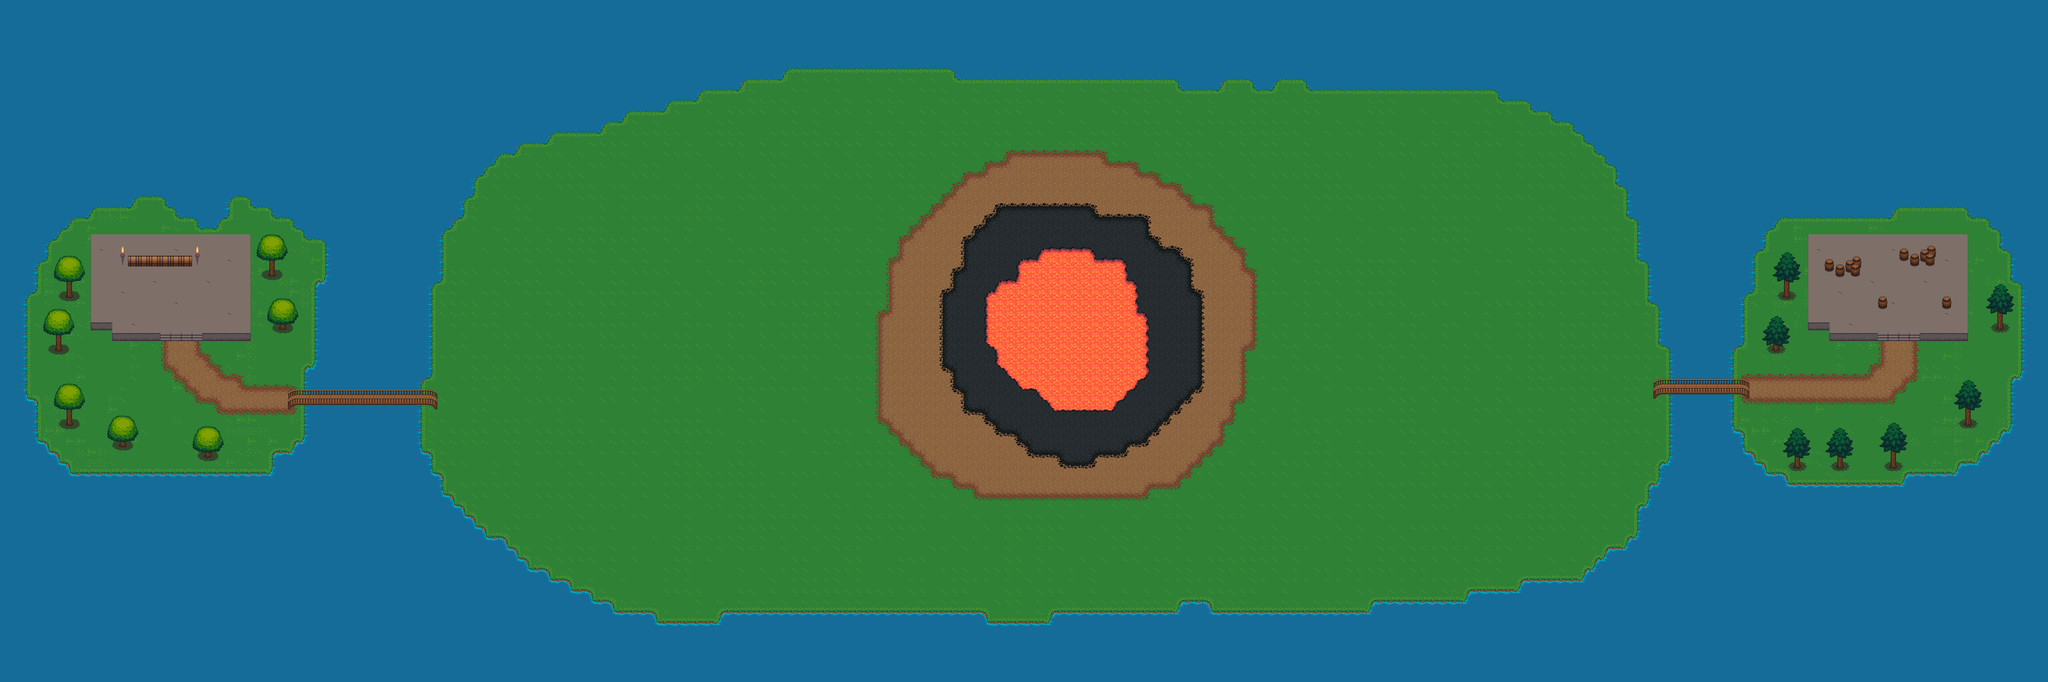

A 2D game scene composited from a Tiled map and its tileset images. What follows is a short description and the map's XML, with each tile layer's data collapsed to a summary:
An orthogonal 192x64 tile map with 32x32 px tiles, 11 tile layers (MainGroundLayer, Path, Water, Bridge, ...), 37 tilesets and 34 objects.

<map version="1.0" orientation="orthogonal" renderorder="left-up" width="192" height="64" tilewidth="32" tileheight="32" nextobjectid="1">
 <tileset firstgid="1" name="grass" tilewidth="32" tileheight="32" tilecount="18" columns="3">
  <image source="../../Art/tiles/grass.png" width="96" height="192" />
  <terraintypes>
   <terrain name="Grass1" tile="10" />
  </terraintypes>
  <tile id="1" terrain="0,0,0," />
  <tile id="2" terrain="0,0,,0" />
  <tile id="4" terrain="0,,0,0" />
  <tile id="5" terrain=",0,0,0" />
  <tile id="6" terrain=",,,0" />
  <tile id="7" terrain=",,0,0" />
  <tile id="8" terrain=",,0," />
  <tile id="9" terrain=",0,,0" />
  <tile id="10" terrain="0,0,0,0" />
  <tile id="11" terrain="0,,0," />
  <tile id="12" terrain=",0,," />
  <tile id="13" terrain="0,0,," />
  <tile id="14" terrain="0,,," />
 </tileset>
 <tileset firstgid="19" name="grassalt" tilewidth="32" tileheight="32" tilecount="18" columns="3">
  <image source="../../Art/tiles/grassalt.png" width="96" height="192" />
  <terraintypes>
   <terrain name="Grass2" tile="10" />
  </terraintypes>
  <tile id="1" terrain="0,0,0," />
  <tile id="2" terrain="0,0,,0" />
  <tile id="4" terrain="0,,0,0" />
  <tile id="5" terrain=",0,0,0" />
  <tile id="6" terrain=",,,0" />
  <tile id="7" terrain=",,0,0" />
  <tile id="8" terrain=",,0," />
  <tile id="9" terrain=",0,,0" />
  <tile id="10" terrain="0,0,0,0" />
  <tile id="11" terrain="0,,0," />
  <tile id="12" terrain=",0,," />
  <tile id="13" terrain="0,0,," />
  <tile id="14" terrain="0,,," />
 </tileset>
 <tileset firstgid="37" name="dirt" tilewidth="32" tileheight="32" tilecount="18" columns="3">
  <image source="../../Art/tiles/dirt.png" width="96" height="192" />
  <terraintypes>
   <terrain name="Dirt1" tile="10" />
  </terraintypes>
  <tile id="1" terrain="0,0,0," />
  <tile id="2" terrain="0,0,,0" />
  <tile id="4" terrain="0,,0,0" />
  <tile id="5" terrain=",0,0,0" />
  <tile id="6" terrain=",,,0" />
  <tile id="7" terrain=",,0,0" />
  <tile id="8" terrain=",,0," />
  <tile id="9" terrain=",0,,0" />
  <tile id="10" terrain="0,0,0,0" />
  <tile id="11" terrain="0,,0," />
  <tile id="12" terrain=",0,," />
  <tile id="13" terrain="0,0,," />
  <tile id="14" terrain="0,,," />
 </tileset>
 <tileset firstgid="55" name="dirt2" tilewidth="32" tileheight="32" tilecount="18" columns="3">
  <image source="../../Art/tiles/dirt2.png" width="96" height="192" />
  <terraintypes>
   <terrain name="Dirt2" tile="10" />
  </terraintypes>
  <tile id="1" terrain="0,0,0," />
  <tile id="2" terrain="0,0,,0" />
  <tile id="4" terrain="0,,0,0" />
  <tile id="5" terrain=",0,0,0" />
  <tile id="6" terrain=",,,0" />
  <tile id="7" terrain=",,0,0" />
  <tile id="8" terrain=",,0," />
  <tile id="9" terrain=",0,,0" />
  <tile id="10" terrain="0,0,0,0" />
  <tile id="11" terrain="0,,0," />
  <tile id="12" terrain=",0,," />
  <tile id="13" terrain="0,0,," />
  <tile id="14" terrain="0,,," />
 </tileset>
 <tileset firstgid="73" name="watergrass" tilewidth="32" tileheight="32" tilecount="18" columns="3">
  <image source="../../Art/tiles/watergrass.png" width="96" height="192" />
  <terraintypes>
   <terrain name="WaterGrass" tile="10" />
  </terraintypes>
  <tile id="1" terrain="0,0,0," />
  <tile id="2" terrain="0,0,,0" />
  <tile id="4" terrain="0,,0,0" />
  <tile id="5" terrain=",0,0,0" />
  <tile id="6" terrain=",,,0" />
  <tile id="7" terrain=",,0,0" />
  <tile id="8" terrain=",,0," />
  <tile id="9" terrain=",0,,0" />
  <tile id="10" terrain="0,0,0,0" />
  <tile id="11" terrain="0,,0," />
  <tile id="12" terrain=",0,," />
  <tile id="13" terrain="0,0,," />
  <tile id="14" terrain="0,,," />
 </tileset>
 <tileset firstgid="91" name="water" tilewidth="32" tileheight="32" tilecount="18" columns="3">
  <image source="../../Art/tiles/water.png" width="96" height="192" />
  <terraintypes>
   <terrain name="Water" tile="10" />
  </terraintypes>
  <tile id="1" terrain="0,0,0," />
  <tile id="2" terrain="0,0,,0" />
  <tile id="4" terrain="0,,0,0" />
  <tile id="5" terrain=",0,0,0" />
  <tile id="6" terrain=",,,0" />
  <tile id="7" terrain=",,0,0" />
  <tile id="8" terrain=",,0," />
  <tile id="9" terrain=",0,,0" />
  <tile id="10" terrain="0,0,0,0" />
  <tile id="11" terrain="0,,0," />
  <tile id="12" terrain=",0,," />
  <tile id="13" terrain="0,0,," />
  <tile id="14" terrain="0,,," />
 </tileset>
 <tileset firstgid="109" name="lavarock" tilewidth="32" tileheight="32" tilecount="18" columns="3">
  <image source="../../Art/tiles/lavarock.png" width="96" height="192" />
  <terraintypes>
   <terrain name="LavaRock" tile="10" />
  </terraintypes>
  <tile id="1" terrain="0,0,0," />
  <tile id="2" terrain="0,0,,0" />
  <tile id="4" terrain="0,,0,0" />
  <tile id="5" terrain=",0,0,0" />
  <tile id="6" terrain=",,,0" />
  <tile id="7" terrain=",,0,0" />
  <tile id="8" terrain=",,0," />
  <tile id="9" terrain=",0,,0" />
  <tile id="10" terrain="0,0,0,0" />
  <tile id="11" terrain="0,,0," />
  <tile id="12" terrain=",0,," />
  <tile id="13" terrain="0,0,," />
  <tile id="14" terrain="0,,," />
 </tileset>
 <tileset firstgid="127" name="lava" tilewidth="32" tileheight="32" tilecount="18" columns="3">
  <image source="../../Art/tiles/lava.png" width="96" height="192" />
  <terraintypes>
   <terrain name="Lava" tile="10" />
  </terraintypes>
  <tile id="1" terrain="0,0,0," />
  <tile id="2" terrain="0,0,,0">
   <objectgroup draworder="index">
    <object id="2" x="0" y="0">
     <polyline points="0,0 32,0 32,32 7.75,32 0,19 -0.25,-0.5" />
    </object>
   </objectgroup>
  </tile>
  <tile id="4" terrain="0,,0,0">
   <objectgroup draworder="index">
    <object id="1" x="0" y="0">
     <polyline points="0,0 0,32 32,32 32,9.75 23.25,0 0,0" />
    </object>
   </objectgroup>
  </tile>
  <tile id="5" terrain=",0,0,0">
   <objectgroup draworder="index">
    <object id="1" x="32" y="0">
     <polyline points="0,0 0,32 -32,32 -31.75,8.75 -22.75,0 0,0" />
    </object>
   </objectgroup>
  </tile>
  <tile id="6" terrain=",,,0">
   <objectgroup draworder="index">
    <object id="1" x="32" y="32">
     <polyline points="0,0 -22.5,-0.25 -0.25,-25 -0.25,-0.5" />
    </object>
   </objectgroup>
  </tile>
  <tile id="7" terrain=",,0,0">
   <objectgroup draworder="index">
    <object id="1" x="0" y="32">
     <polyline points="0,0 32,0 31.75,-25.75 0,-25.5 0,0" />
    </object>
   </objectgroup>
  </tile>
  <tile id="8" terrain=",,0,">
   <objectgroup draworder="index">
    <object id="1" x="0" y="32">
     <polyline points="0,0 24.5,-0.25 0,-25.75 0,0" />
    </object>
   </objectgroup>
  </tile>
  <tile id="9" terrain=",0,,0">
   <objectgroup draworder="index">
    <object id="1" x="32" y="0">
     <polyline points="0,0 0,32 -23,31.75 -23.25,0.25 0,0" />
    </object>
   </objectgroup>
  </tile>
  <tile id="10" terrain="0,0,0,0">
   <objectgroup draworder="index">
    <object id="1" x="0" y="0" width="32" height="32" />
   </objectgroup>
  </tile>
  <tile id="11" terrain="0,,0,">
   <objectgroup draworder="index">
    <object id="1" x="0" y="0">
     <polyline points="0,0 0,32 22.75,32.25 22.5,-0.75 0,0" />
    </object>
   </objectgroup>
  </tile>
  <tile id="12" terrain=",0,,">
   <objectgroup draworder="index">
    <object id="2" x="32" y="0">
     <polyline points="0,0 0,21 -23.25,0 0,0" />
    </object>
   </objectgroup>
  </tile>
  <tile id="13" terrain="0,0,,">
   <objectgroup draworder="index">
    <object id="1" x="0" y="0">
     <polyline points="0,0 32,0 32,19.75 0.25,19.5 0,0" />
    </object>
   </objectgroup>
  </tile>
  <tile id="14" terrain="0,,,">
   <objectgroup draworder="index">
    <object id="1" x="0" y="0">
     <polyline points="0,0 22.75,0 7,20.75 0,18 0,0" />
    </object>
   </objectgroup>
  </tile>
  <tile id="15">
   <objectgroup draworder="index">
    <object id="1" x="0" y="0" width="32" height="32" />
   </objectgroup>
  </tile>
  <tile id="16">
   <objectgroup draworder="index">
    <object id="1" x="0" y="0" width="32" height="32" />
   </objectgroup>
  </tile>
  <tile id="17">
   <objectgroup draworder="index">
    <object id="1" x="0" y="0" width="32" height="32" />
   </objectgroup>
  </tile>
 </tileset>
 <tileset firstgid="145" name="trunk" tilewidth="32" tileheight="32" tilecount="18" columns="6">
  <image source="../../Art/tiles/trunk.png" width="192" height="96" />
 </tileset>
 <tileset firstgid="163" name="treetop" tilewidth="32" tileheight="32" tilecount="42" columns="6">
  <image source="../../Art/tiles/treetop.png" width="192" height="224" />
 </tileset>
 <tileset firstgid="205" name="bridges" tilewidth="32" tileheight="32" tilecount="42" columns="6">
  <image source="../../Art/tiles/bridges.png" width="192" height="224" />
 </tileset>
 <tileset firstgid="247" name="buckets" tilewidth="32" tileheight="32" tilecount="6" columns="3">
  <image source="../../Art/tiles/buckets.png" width="96" height="64" />
 </tileset>
 <tileset firstgid="253" name="kitchen" tilewidth="32" tileheight="32" tilecount="8" columns="2">
  <image source="../../Art/tiles/kitchen.png" width="64" height="128" />
 </tileset>
 <tileset firstgid="261" name="cabinets" tilewidth="32" tileheight="32" tilecount="78" columns="6">
  <image source="../../Art/tiles/cabinets.png" width="192" height="416" />
 </tileset>
 <tileset firstgid="339" name="rock" tilewidth="32" tileheight="32" tilecount="2" columns="2">
  <image source="../../Art/tiles/rock.png" width="64" height="32" />
 </tileset>
 <tileset firstgid="341" name="barrel" tilewidth="32" tileheight="32" tilecount="8" columns="4">
  <image source="../../Art/tiles/barrel.png" width="128" height="64" />
 </tileset>
 <tileset firstgid="349" name="victoria" tilewidth="32" tileheight="32" tilecount="55" columns="11">
  <image source="../../Art/tiles/victoria.png" width="352" height="160" />
 </tileset>
 <tileset firstgid="404" name="castle_lightsources" tilewidth="32" tileheight="32" tilecount="20" columns="5">
  <image source="../../Art/tiles/castle_lightsources.png" width="160" height="128" />
 </tileset>
 <tileset firstgid="424" name="signs" tilewidth="32" tileheight="32" tilecount="6" columns="3">
  <image source="../../Art/tiles/signs.png" width="96" height="64" />
 </tileset>
 <tileset firstgid="430" name="brackish" tilewidth="32" tileheight="32" tilecount="18" columns="3">
  <image source="../../Art/tiles/brackish.png" width="96" height="192" />
 </tileset>
 <tileset firstgid="448" name="stairs" tilewidth="32" tileheight="32" tilecount="112" columns="8">
  <image source="../../Art/tiles/stairs.png" width="256" height="448" />
 </tileset>
 <tileset firstgid="560" name="mountains" tilewidth="32" tileheight="32" tilecount="108" columns="12">
  <image source="../../Art/tiles/mountains.png" width="384" height="288" />
 </tileset>
 <tileset firstgid="668" name="castle_outside" tilewidth="32" tileheight="32" tilecount="187" columns="17">
  <image source="../../Art/tiles/castle_outside.png" width="544" height="352" />
 </tileset>
 <tileset firstgid="855" name="castlefloors" tilewidth="32" tileheight="32" tilecount="100" columns="10">
  <image source="../../Art/tiles/castlefloors.png" width="320" height="320" />
 </tileset>
 <tileset firstgid="955" name="castlefloors_outside" tilewidth="32" tileheight="32" tilecount="20" columns="4">
  <image source="../../Art/tiles/castlefloors_outside.png" width="128" height="160" />
 </tileset>
 <tileset firstgid="975" name="castlewalls" tilewidth="32" tileheight="32" tilecount="180" columns="12">
  <image source="../../Art/tiles/castlewalls.png" width="384" height="480" />
 </tileset>
 <tileset firstgid="1155" name="cement" tilewidth="32" tileheight="32" tilecount="18" columns="3">
  <image source="../../Art/tiles/cement.png" width="96" height="192" />
  <terraintypes>
   <terrain name="Cement" tile="10" />
  </terraintypes>
  <tile id="1" terrain="0,0,0,">
   <objectgroup draworder="index">
    <object id="1" x="15.25" y="8" width="16.75" height="24" />
   </objectgroup>
  </tile>
  <tile id="2" terrain="0,0,,0">
   <objectgroup draworder="index">
    <object id="2" x="0" y="7.5" width="16.75" height="24.25" />
   </objectgroup>
  </tile>
  <tile id="3">
   <objectgroup draworder="index">
    <object id="1" x="0.5" y="7.25" width="31" height="24.25" />
   </objectgroup>
  </tile>
  <tile id="4" terrain="0,,0,0">
   <objectgroup draworder="index">
    <object id="1" x="14.9091" y="0.181818" width="1.09091" height="16.5455" />
    <object id="2" x="15.0909" y="15.8182" width="16.9091" height="1.45455" />
   </objectgroup>
  </tile>
  <tile id="5" terrain=",0,0,0">
   <objectgroup draworder="index">
    <object id="1" x="15.6364" y="0.181818" width="1.09091" height="16" />
    <object id="2" x="0" y="15.6364" width="16.9091" height="1.27273" />
   </objectgroup>
  </tile>
  <tile id="6" terrain=",,,0">
   <objectgroup draworder="index">
    <object id="1" x="15.75" y="0.5" width="1.5" height="31.75" />
    <object id="2" x="16.5" y="-0.25" width="15.5" height="2" />
   </objectgroup>
  </tile>
  <tile id="7" terrain=",,0,0">
   <objectgroup draworder="index">
    <object id="1" x="0.181818" y="0" width="31.6364" height="1.45455" />
   </objectgroup>
  </tile>
  <tile id="8" terrain=",,0,">
   <objectgroup draworder="index">
    <object id="1" x="14.5" y="0.75" width="1.5" height="31" />
    <object id="2" x="0" y="-0.25" width="15.5" height="1.25" />
   </objectgroup>
  </tile>
  <tile id="9" terrain=",0,,0">
   <objectgroup draworder="index">
    <object id="1" x="16" y="0" width="1" height="31.75" />
   </objectgroup>
  </tile>
  <tile id="10" terrain="0,0,0,0" />
  <tile id="11" terrain="0,,0,">
   <objectgroup draworder="index">
    <object id="1" x="14.5" y="0.5" width="1.25" height="31" />
   </objectgroup>
  </tile>
  <tile id="12" terrain=",0,,">
   <objectgroup draworder="index">
    <object id="1" x="15.75" y="7.5" width="16.25" height="24.5" />
    <object id="3" x="15.6364" y="-0.181818" width="1.81818" height="7.63636" />
   </objectgroup>
  </tile>
  <tile id="13" terrain="0,0,,">
   <objectgroup draworder="index">
    <object id="1" x="0.25" y="6.75" width="31.5" height="25" />
   </objectgroup>
  </tile>
  <tile id="14" terrain="0,,,">
   <objectgroup draworder="index">
    <object id="1" x="0" y="7.5" width="15.75" height="24.5" />
    <object id="2" x="14.9091" y="-0.181818" width="1.27273" height="7.63636" />
   </objectgroup>
  </tile>
 </tileset>
 <tileset firstgid="1173" name="cementstair" tilewidth="32" tileheight="32" tilecount="20" columns="5">
  <image source="../../Art/tiles/cementstair.png" width="160" height="128" />
 </tileset>
 <tileset firstgid="1193" name="chests" tilewidth="32" tileheight="32" tilecount="6" columns="2">
  <image source="../../Art/tiles/chests.png" width="64" height="96" />
 </tileset>
 <tileset firstgid="1199" name="country" tilewidth="32" tileheight="32" tilecount="20" columns="5">
  <image source="../../Art/tiles/country.png" width="160" height="128" />
 </tileset>
 <tileset firstgid="1219" name="cup" tilewidth="32" tileheight="32" tilecount="2" columns="1">
  <image source="../../Art/tiles/cup.png" width="32" height="64" />
 </tileset>
 <tileset firstgid="1221" name="dungeon" tilewidth="32" tileheight="32" tilecount="104" columns="13">
  <image source="../../Art/tiles/dungeon.png" width="416" height="256" />
 </tileset>
 <tileset firstgid="1325" name="hole" tilewidth="32" tileheight="32" tilecount="18" columns="3">
  <image source="../../Art/tiles/hole.png" width="96" height="192" />
 </tileset>
 <tileset firstgid="1343" name="holek" tilewidth="32" tileheight="32" tilecount="18" columns="3">
  <image source="../../Art/tiles/holek.png" width="96" height="192" />
 </tileset>
 <tileset firstgid="1361" name="holemid" tilewidth="32" tileheight="32" tilecount="18" columns="3">
  <image source="../../Art/tiles/holemid.png" width="96" height="192" />
 </tileset>
 <tileset firstgid="1379" name="house" tilewidth="32" tileheight="32" tilecount="63" columns="9">
  <image source="../../Art/tiles/house.png" width="288" height="224" />
 </tileset>
 <tileset firstgid="1442" name="inside" tilewidth="32" tileheight="32" tilecount="100" columns="10">
  <image source="../../Art/tiles/inside.png" width="320" height="320" />
 </tileset>
 <layer name="MainGroundLayer" width="192" height="64">
  <data>[12288 cells, 12288 non-empty, 4 distinct tile ids]</data>
 </layer>
 <layer name="Path" width="192" height="64">
  <data>[12288 cells, 120 non-empty, 13 distinct tile ids]</data>
 </layer>
 <layer name="Water" width="192" height="64">
  <data>[12288 cells, 11170 non-empty, 15 distinct tile ids]</data>
 </layer>
 <layer name="Bridge" width="192" height="64">
  <data>[12288 cells, 69 non-empty, 9 distinct tile ids]</data>
 </layer>
 <layer name="VolcanoDirtBase" width="192" height="64">
  <data>[12288 cells, 984 non-empty, 13 distinct tile ids]</data>
 </layer>
 <layer name="Volcano" width="192" height="64">
  <data>[12288 cells, 503 non-empty, 13 distinct tile ids]</data>
 </layer>
 <layer name="Lava" width="192" height="64">
  <data>[12288 cells, 208 non-empty, 13 distinct tile ids]</data>
 </layer>
 <layer name="PlayerBaseLayer" width="192" height="64">
  <data>[12288 cells, 316 non-empty, 11 distinct tile ids]</data>
 </layer>
 <layer name="Objects" width="192" height="64">
  <data>[12288 cells, 30 non-empty, 11 distinct tile ids]</data>
 </layer>
 <layer name="TreeTrunks" width="192" height="64">
  <data>[12288 cells, 126 non-empty, 18 distinct tile ids]</data>
 </layer>
 <layer name="TreeTops" width="192" height="64">
  <data>[12288 cells, 141 non-empty, 30 distinct tile ids]</data>
 </layer>
</map>
